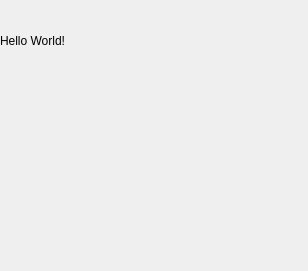
<?xml version="1.0" encoding="UTF-8"?>
<ui version="4.0">
    <class>MainWindow</class>

    <widget class="QMainWindow" name="MainWindow">

        <property name="geometry">
            <rect>
                <width>308</width>
                <height>271</height>
            </rect>
        </property>

        <widget class="QWidget" name="centralwidget">
            <widget class="QLabel" name="label">
                <property name="geometry">
                    <rect>
                        <width>241</width>
                        <height>81</height>
                    </rect>
                </property>

                <property name="text">
                    <string>Hello World!</string>
                </property>
                <widget class="QPushButton" name="pushButton">
<property name="geometry">
<rect>
<x>90</x>
<y>180</y>
<width>88</width>
<height>34</height>
</rect>
</property>
<property name="text">
<string>PushButton</string>
</property>
</widget>
            </widget>
        </widget>
    </widget>
    <resources/>
    <connections/>
</ui>
